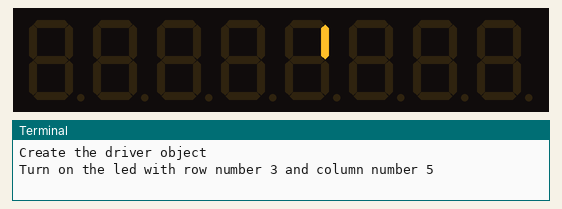
A program run on a simulated Raspberry Pi (BCM pin numbers). Shown: 8-digit seven-segment display, the last lines printed to the terminal. At 21.6 s the program stops and its outputs stay as they are.

Above: at 3.1 s.
At 18.3 s:
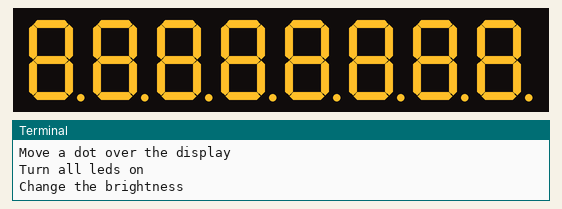

Measured:
- what the display in image 1 shows lasts 3.3 s, from 18.3 s to 21.6 s

The program:

demo.py
```python
#!/usr/bin/python3

from leddriver import LedDriver
import time


def main():
    print('Create the driver object')
    driver = LedDriver()
    time.sleep(3)

    print('Turn on the led with row number 3 and column number 5')
    driver.setLed(3, 5, True)
    time.sleep(3)

    print('Turn the led off')
    driver.setLed(3, 5, False)
    time.sleep(3)

    print('Move a dot over the display')
    for col in range(0, 8):
        for row in range(0, 8):
            driver.setLed(row, col, True)
            time.sleep(0.03)
            driver.setLed(row, col, False)
    time.sleep(3)

    print('Turn all leds on')
    for row in range(0, 8):
        driver.setRow(row, 0xFF)
    time.sleep(3)

    print('Change the brightness')
    for m in range(0, 5):
        for n in range(0, 16, 1):
            driver.setIntensity(n)
            time.sleep(0.01)
        for n in range(15, -1, -1):
            driver.setIntensity(n)
            time.sleep(0.01)
    time.sleep(3)

    print('Turn all leds off')
    driver.clear()

    print('Done')


if __name__ == "__main__":
    main()
```

leddriver.py
```python
# (licence header left out)
import spidev
from enum import IntEnum


class LedDriver:
    def __init__(self):
        self.initialized = False
        self.rowValue = [0,0,0,0,0,0,0,0]
        try:
            self.maxdriver = Max7219Driver()
        except:
            print('Error in LedDriver: Could not create SPI driver. Try using sudo')
            return
        self.initialized = True
        self.maxdriver.enableTestMode(False)
        self.maxdriver.setScanLimit(7)
        self.setIntensity(3)
        self.clear()
        self.maxdriver.setPowerMode(True)


    def clear(self):
        """Turns off all LEDS of the display"""
        if self.initialized:
            self.rowValue = [0,0,0,0,0,0,0,0]
            for n in range(0, 8):
                self.maxdriver.setDigit(n, 0)

    def setLed(self, row, col, enable):
        """Turns a single LED on or off"""
        if self.initialized:
            if enable: self.rowValue[row] |= (1 << col)
            else: self.rowValue[row] &= ~(1 << col)
            self.maxdriver.setDigit(row, self.rowValue[row])

    def setRow(self, row, value):
        """Turns LEDs on a single row on or off"""
        if self.initialized:
            self.rowValue[row] = value
            self.maxdriver.setDigit(row, self.rowValue[row])

    def setIntensity(self, value):
        """Set the brightness of the display. 0 = lowest, 15 = highest"""
        if self.initialized:
            self.maxdriver.setIntensity(value)


class Max7219Driver:
    def __init__(self):
        self.spi = self.__initSpi()

    def enableTestMode(self, enable):
        self.__set(self.spi, Max7219Driver.Reg.DisplayTest, enable)

    def setPowerMode(self, enable):
        self.__set(self.spi, Max7219Driver.Reg.Shutdown, enable)

    def setScanLimit(self, value):
        self.__set(self.spi, Max7219Driver.Reg.ScanLimit, value)

    def setDigit(self, digit, value):
        if digit < 0: digit = 0
        if digit > 7: digit = 7
        self.__set(self.spi, digit + 1, value)

    def setIntensity(self, value):
        self.__set(self.spi, Max7219Driver.Reg.Intensity, value)

    def __set(self, spi, address, value):
        spi.xfer([address & 0x0f, value & 0xff])

    def __initSpi(self):
        spi = spidev.SpiDev()
        spi.open(0, 0)
        spi.max_speed_hz = 100000
        return spi

    class Reg(IntEnum):
        DecodeMode = 9
        Intensity = 10
        ScanLimit = 11
        Shutdown = 12
        DisplayTest = 15
```
